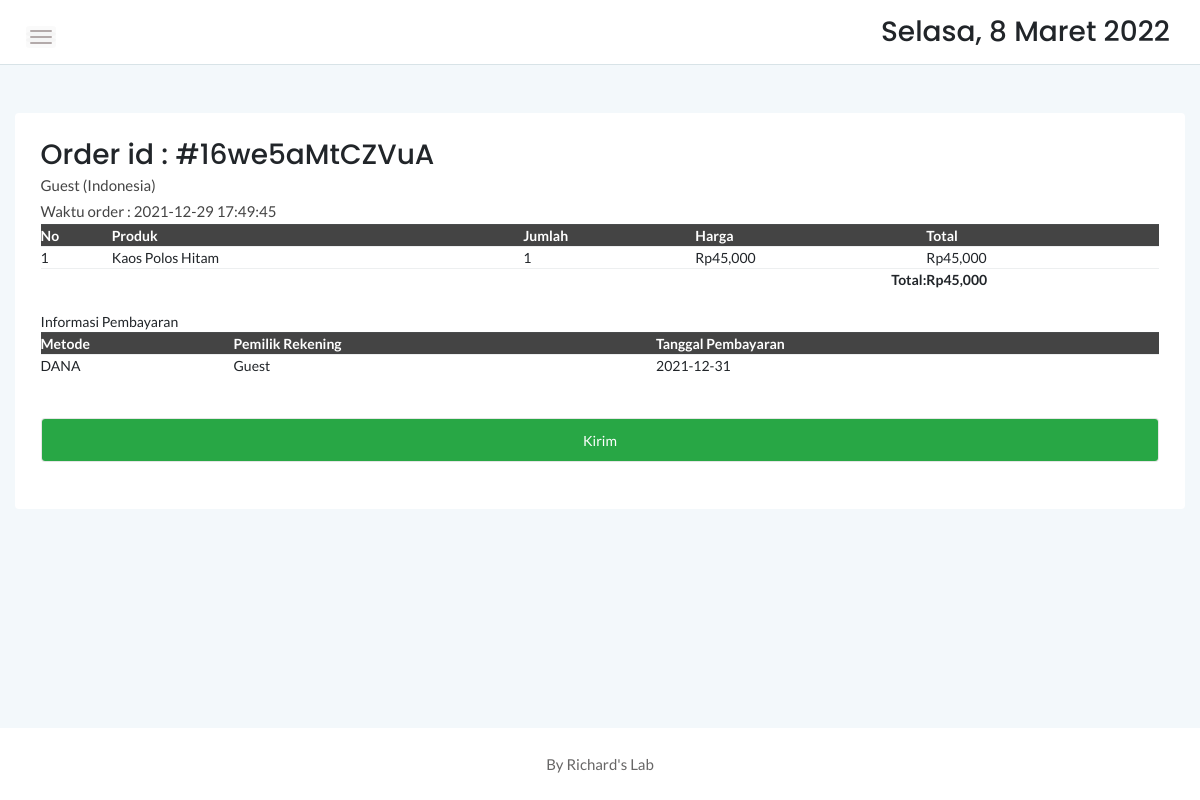
/admin/order.php?orderid=16we5aMtCZVuA, run on the app's committed database.
### tables this page shows
CREATE TABLE `cart` (
  `idcart` int(11) NOT NULL,
  `orderid` varchar(100) NOT NULL,
  `userid` int(11) NOT NULL,
  `tglorder` timestamp NOT NULL DEFAULT current_timestamp(),
  `status` varchar(10) NOT NULL DEFAULT 'Cart'
);

CREATE TABLE `detailorder` (
  `detailid` int(11) NOT NULL,
  `orderid` varchar(100) NOT NULL,
  `idproduk` int(11) NOT NULL,
  `qty` int(11) NOT NULL
);

CREATE TABLE `produk` (
  `idproduk` int(11) NOT NULL,
  `idkategori` int(11) NOT NULL,
  `namaproduk` varchar(30) NOT NULL,
  `gambar` varchar(100) NOT NULL,
  `deskripsi` varchar(200) NOT NULL,
  `rate` int(11) NOT NULL,
  `hargabefore` int(11) NOT NULL,
  `hargaafter` int(11) NOT NULL,
  `tgldibuat` timestamp NOT NULL DEFAULT current_timestamp()
);

CREATE TABLE `konfirmasi` (
  `idkonfirmasi` int(11) NOT NULL,
  `orderid` varchar(100) NOT NULL,
  `userid` int(11) NOT NULL,
  `payment` varchar(10) NOT NULL,
  `namarekening` varchar(25) NOT NULL,
  `tglbayar` date NOT NULL,
  `tglsubmit` timestamp NOT NULL DEFAULT current_timestamp()
);

### admin/order.php (the view, shortened to what this page needs)
<?php
include '../dbconnect.php';
$orderids = $_GET['orderid'];
$liatcust = mysqli_query($conn,"select * from login l, cart c where orderid='$orderids' and l.userid=c.userid");
$checkdb = mysqli_fetch_array($liatcust);
?>
<!doctype html>
<html class="no-js" lang="en">
<head>
    <link rel="stylesheet" href="assets/css/bootstrap.min.css">
    <link rel="stylesheet" href="assets/css/font-awesome.min.css">
    <link rel="stylesheet" href="assets/css/themify-icons.css">
    <link rel="stylesheet" href="assets/css/metisMenu.css">
    <link rel="stylesheet" href="assets/css/owl.carousel.min.css">
    <link rel="stylesheet" href="assets/css/slicknav.min.css">
    <link rel="stylesheet" href="https://www.amcharts.com/lib/3/plugins/export/export.css" type="text/css" media="all" />
	<link rel="stylesheet" type="text/css" href="https://cdn.datatables.net/1.10.20/css/jquery.dataTables.min.css">
    <link rel="stylesheet" type="text/css" href="https://cdn.datatables.net/1.10.20/css/jquery.dataTables.css">
    <link rel="stylesheet" type="text/css" href="https://cdn.datatables.net/1.10.20/css/dataTables.bootstrap4.min.css">
    <link rel="stylesheet" type="text/css" href="https://cdn.datatables.net/responsive/2.2.3/css/responsive.bootstrap.min.css">
    <link rel="stylesheet" type="text/css" href="https://cdn.datatables.net/responsive/2.2.3/css/responsive.jqueryui.min.css">
	<link rel="stylesheet" type="text/css" href="https://cdn.datatables.net/buttons/1.5.2/css/buttons.dataTables.min.css">
    <link rel="stylesheet" href="assets/css/typography.css">
    <link rel="stylesheet" href="assets/css/default-css.css">
    <link rel="stylesheet" href="assets/css/styles.css">
    <link rel="stylesheet" href="assets/css/responsive.css">
</head>
<body>
    <div class="page-container">
        <div class="main-content">
            <div class="header-area">
                <div class="row align-items-center">
                    <div class="col-md-6 col-sm-8 clearfix">
                        <div class="nav-btn pull-left">
                            <span></span>
                            <span></span>
                            <span></span>
                        </div>
                    </div>
                    <div class="col-md-6 col-sm-4 clearfix">
                        <ul class="notification-area pull-right">
                            <li><h3><div class="date">
						</b></div></h3>
						</li>
                        </ul>
                    </div>
                </div>
            </div>
            <div class="main-content-inner">
                <div class="row mt-5 mb-5">
                    <div class="col-12">
                        <div class="card">
                            <div class="card-body">
                                <div class="d-sm-flex justify-content-between align-items-center">
									<h3>Order id : #<?php echo $orderids ?></h3>
								</div>
                                   <p><?php echo $checkdb['namalengkap']; ?> (<?php echo $checkdb['alamat']; ?>)</p>
								<p>Waktu order : <?php echo $checkdb['tglorder']; ?></p>
								   <div class="data-tables datatable-dark">
										 <table id="dataTable3" class="display" style="width:100%"><thead class="thead-dark">
											<tr>
												<th>No</th>
												<th>Produk</th>
												<th>Jumlah</th>
												<th>Harga</th>
												<th>Total</th>
											</tr></thead><tbody>
											<?php
											$brgs=mysqli_query($conn,"SELECT * from detailorder d, produk p where orderid='$orderids' and d.idproduk=p.idproduk order by d.idproduk ASC");
											$no=1;
											while($p=mysqli_fetch_array($brgs)){
												$total = $p['qty']*$p['hargaafter'];
												?>
												<tr>
													<td><?php echo $no++ ?></td>
													<td><?php echo $p['namaproduk'] ?></td>
													<td><?php echo $p['qty'] ?></td>
													<td>Rp<?php echo number_format($p['hargaafter']) ?></td>
													<td>Rp<?php echo number_format($total) ?></td>
												</tr>
												<?php
											}
											?>
										</tbody>
										<tfoot>
											<tr>
												<th colspan="4" style="text-align:right">Total:</th>
												<th>Rp<?php
												$result1 = mysqli_query($conn,"SELECT SUM(d.qty*p.hargaafter) AS count FROM detailorder d, produk p where orderid='$orderids' and d.idproduk=p.idproduk order by d.idproduk ASC");
												$cekrow = mysqli_num_rows($result1);
												$row1 = mysqli_fetch_assoc($result1);
												$count = $row1['count'];
												if($cekrow > 0){
													echo number_format($count);
													} else {
														echo 'No data';
													}?></th>
											</tr>
										</tfoot>
										</table>
                                    </div>
									<br>
									<?php
									if($checkdb['status']=='Confirmed'){
										$ambilinfo = mysqli_query($conn,"select * from konfirmasi where orderid='$orderids'");
										while($tarik=mysqli_fetch_array($ambilinfo)){
										$met = $tarik['payment'];
										$namarek = $tarik['namarekening'];
										$tglb = $tarik['tglbayar'];
										echo '
										Informasi Pembayaran
									<div class="data-tables datatable-dark">
									<table id="dataTable2" class="display" style="width:100%"><thead class="thead-dark">
											<tr>
												<th>Metode</th>
												<th>Pemilik Rekening</th>
												<th>Tanggal Pembayaran</th>
											</tr></thead><tbody>
											<tr>
											<td>'.$met.'</td>
											<td>'.$namarek.'</td>
											<td>'.$tglb.'</td>
											</tr>
											</tbody>
										</table>
									</div>
									<br><br>
									<form method="post">
									<input type="submit" name="kirim" class="form-control btn btn-success" value="Kirim" \>
									</form>
									';
									}
									} else {
										echo '
									<form method="post">
									<input type="submit" name="selesai" class="form-control btn btn-success" value="Selesaikan" \>
									</form>
									';
									}
									?>
									<br>
                                </div>
                            </div>
                        </div>
                    </div>
            </div>
        </div>
        <footer>
            <div class="footer-area">
                <p>By Richard's Lab</p>
            </div>
        </footer>
    </div>
</body>
</html>

### admin/assets/css/styles.css (style rules this page uses)
.page-container { width: 100%; height: 100%; min-height: 100vh; padding-left: 280px; -webkit-transition: padding-left 0.3s ease 0s; transition: padding-left 0.3s ease 0s; }
.card { border: none; border-radius: 4px; background-color: #fff; -webkit-transition: all 0.3s ease 0s; transition: all 0.3s ease 0s; }
.card-body { padding: 25.6px; padding: 1.6rem; }
.main-content { width: 100%; background: #F3F8FB; }
.main-content-inner { padding: 0 30px 50px; }
.header-area { padding: 15px 30px; background: #fff; border-bottom: 1px solid #d8e3e7; }
.nav-btn { margin-right: 30px; margin-top: 10px; cursor: pointer; }
.nav-btn span { display: block; width: 22px; height: 2px; background: #b3aaaa; margin: 4px 0; border-radius: 15px; -webkit-transition: all 0.3s ease 0s; transition: all 0.3s ease 0s; box-shadow: 0 0 0 4px rgba(99, 96, 96, 0.03); }
.notification-area { -webkit-user-select: none; -moz-user-select: none; -ms-user-select: none; user-select: none; position: relative; z-index: 1; }
.notification-area li { display: inline-block; margin-left: 20px; cursor: pointer; -webkit-user-select: none; -moz-user-select: none; -ms-user-select: none; user-select: none; }
.footer-area { text-align: center; padding: 23px 0 19px; background: #fff; }
.footer-area p { color: #676666; margin-bottom: 0; }
.btn { padding: 11px 17px; font-size: 13px; letter-spacing: 0; }
.form-control, .form-control:focus { outline: none; box-shadow: none; }
.form-control { font-size: 14px; border: 1px solid rgba(170, 170, 170, .3); padding: 10.72px 12.8px; padding: .67rem .8rem; }
table tr th { border-bottom: none; }
table tr th, table tr td { border-top: 1px solid rgba(120, 130, 140, 0.13) !important; }
.datatable-dark thead { background: #444; color: #fff; }

### admin/assets/css/responsive.css (style rules this page uses)
@media (min-width: 1200px) and (max-width: 1364px) { .main-content-inner { padding: 0 15px 50px; } }
@media (min-width: 1200px) and (max-width: 1364px) { .page-container, .sbar_collapsed.page-container { padding-left: 0; } }

### data on the page
cart: userid.namalengkap "Guest", userid.alamat "Indonesia", tglorder "2021-12-29 17:49:45"
detailorder: idproduk.namaproduk "Kaos Polos Hitam", qty "1", idproduk.hargaafter "45,000", qty.hargaafter "45,000"
konfirmasi: payment "DANA", namarekening "Guest", tglbayar "2021-12-31"

### other printed values
$orderids "16we5aMtCZVuA"
$count "45,000"
